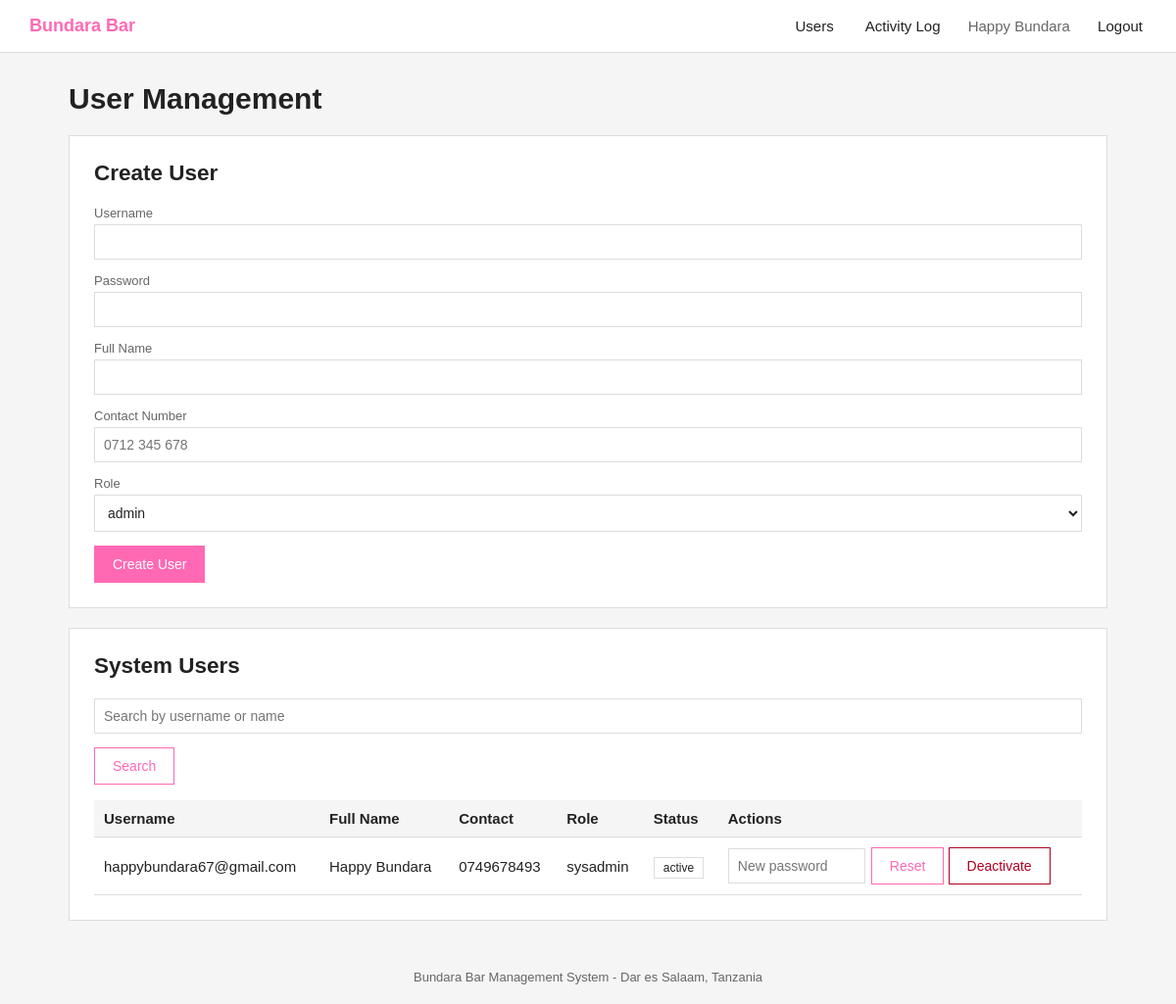
/sysadmin/users.php (signed in), run on the app's committed database.
### tables this page shows
CREATE TABLE users (
    id INT AUTO_INCREMENT PRIMARY KEY,
    username VARCHAR(50) NOT NULL UNIQUE,
    password_hash VARCHAR(255) NOT NULL,
    full_name VARCHAR(100) NOT NULL,
    contact_encrypted TEXT,
    role_id INT NOT NULL,
    status ENUM('active', 'inactive') NOT NULL DEFAULT 'active',
    created_at DATETIME NOT NULL,
    FOREIGN KEY (role_id) REFERENCES roles(id)
);

CREATE TABLE roles (
    id INT AUTO_INCREMENT PRIMARY KEY,
    role_name VARCHAR(50) NOT NULL UNIQUE
);

### config/Database.php (called while the page is built)
<?php
class Database
{
    private static ?Database $instance = null;
    private PDO $connection;
    private function __construct()
    {
        try {
            $this->connection = new PDO(
                'mysql:host=' . DB_HOST . ';dbname=' . DB_NAME . ';charset=utf8mb4',
                DB_USER,
                DB_PASS,
                [
                    PDO::ATTR_ERRMODE => PDO::ERRMODE_EXCEPTION,
                    PDO::ATTR_DEFAULT_FETCH_MODE => PDO::FETCH_ASSOC,
                    PDO::ATTR_EMULATE_PREPARES => false,
                ]
            );
        } catch (PDOException $e) {
            die('Database connection failed: ' . $e->getMessage());
        }
    }
    public static function getInstance(): Database
    {
        if (self::$instance === null) {
            self::$instance = new self();
        }
        return self::$instance;
    }
    public function getConnection(): PDO
    {
        return $this->connection;
    }
}

### classes/Model.php (called while the page is built, shortened)
<?php
require_once __DIR__ . '/../config/Database.php';
abstract class Model
{
    public function __construct()
    {
        $this->db = Database::getInstance()->getConnection();
    }
}

### classes/User.php (called while the page is built, shortened)
<?php
require_once __DIR__ . '/Model.php';
require_once __DIR__ . '/Security.php';
class User extends Model
{
    public function getAll(): array
    {
        $stmt = $this->db->query(
            'SELECT u.id, u.username, u.full_name, u.contact_encrypted, r.role_name, u.status, u.created_at
             FROM users u
             JOIN roles r ON u.role_id = r.id
             ORDER BY u.created_at DESC'
        );
        return $this->decryptContact($stmt->fetchAll());
    }
    public function getRoles(): array
    {
        $stmt = $this->db->query('SELECT * FROM roles ORDER BY id');
        return $stmt->fetchAll();
    }
    private function decryptContact(array $users): array
    {
        return $users;
    }
}

### includes/functions.php (called while the page is built, shortened)
<?php
function e(?string $value): string
{
    return htmlspecialchars($value ?? '', ENT_QUOTES, 'UTF-8');
}

### classes/Security.php (called while the page is built, shortened)
<?php
class Security
{
    private static function getKey(): string
    {
        return hash('sha256', ENCRYPTION_KEY, true);
    }
    public static function decrypt(?string $cipherText): ?string
    {
        $raw = base64_decode($cipherText);
        $ivLength = openssl_cipher_iv_length(self::CIPHER);
        $iv = substr($raw, 0, $ivLength);
        $encrypted = substr($raw, $ivLength);
        $result = openssl_decrypt($encrypted, self::CIPHER, self::getKey(), OPENSSL_RAW_DATA, $iv);
        return $result === false ? null : $result;
    }
}

### sysadmin/users.php (the view, shortened to what this page needs)
<?php
require_once __DIR__ . '/../includes/functions.php';
require_once __DIR__ . '/../classes/User.php';
$userModel = new User();
$search = trim($_GET['q'] ?? '');
$users = $search !== '' ? $userModel->search($search) : $userModel->getAll();
$roles = $userModel->getRoles();
require_once __DIR__ . '/../includes/header.php';
?>
<h1 class="page-title">User Management</h1>
<div class="card">
    <h2 class="page-title">Create User</h2>
    <form action="<?= BASE_URL ?>/sysadmin/process_users.php" method="POST">
        <label for="username">Username</label>
        <input type="text" id="username" name="username" required>
        <label for="password">Password</label>
        <input type="password" id="password" name="password" required>
        <label for="full_name">Full Name</label>
        <input type="text" id="full_name" name="full_name" required>
        <label for="contact">Contact Number</label>
        <input type="text" id="contact" name="contact" placeholder="0712 345 678">
        <label for="role_id">Role</label>
        <select id="role_id" name="role_id" required>
            <?php foreach ($roles as $role): ?>
                <option value="<?= (int) $role['id'] ?>"><?= e($role['role_name']) ?></option>
            <?php endforeach; ?>
        </select>
        <button type="submit" class="btn-primary">Create User</button>
    </form>
</div>
<div class="card">
    <h2 class="page-title">System Users</h2>
    <form action="<?= BASE_URL ?>/sysadmin/users.php" method="GET" style="margin-bottom:1rem;">
        <input type="text" name="q" placeholder="Search by username or name" value="<?= e($search) ?>">
        <button type="submit" class="btn">Search</button>
    </form>
    <table>
        <tr>
            <th>Username</th>
            <th>Full Name</th>
            <th>Contact</th>
            <th>Role</th>
            <th>Status</th>
            <th>Actions</th>
        </tr>
        <?php foreach ($users as $user): ?>
            <tr>
                <td><?= e($user['username']) ?></td>
                <td><?= e($user['full_name']) ?></td>
                <td><?= e($user['contact'] ?? '-') ?></td>
                <td><?= e($user['role_name']) ?></td>
                <td><span class="badge"><?= e($user['status']) ?></span></td>
                <td class="actions">
                    <form action="<?= BASE_URL ?>/sysadmin/process_users.php" method="POST" style="display:inline-flex; gap:6px; align-items:center;">
                        <input type="password" name="new_password" placeholder="New password" required style="width:140px; margin-bottom:0;">
                        <button type="submit" class="btn">Reset</button>
                    </form>
                    <form action="<?= BASE_URL ?>/sysadmin/process_users.php" method="POST" onsubmit="return confirm('Deactivate this user?');">
                        <button type="submit" class="btn-danger">Deactivate</button>
                    </form>
                </td>
            </tr>
        <?php endforeach; ?>
    </table>
</div>
<?php require_once __DIR__ . '/../includes/footer.php'; ?>

### assets/css/style.css (style rules this page uses)
:root { --bg: #ffffff; --bg-alt: #f5f5f5; --text: #222222; --text-light: #666666; --border: #dddddd; --pink: #FF69B4; }
* { box-sizing: border-box; }
body { margin: 0; padding: 0; font-family: Arial, Helvetica, sans-serif; background-color: var(--bg-alt); color: var(--text); font-size: 15px; }
.container, .card { background-color: var(--bg); border: 1px solid var(--border); padding: 25px; margin-bottom: 20px; }
.page-title { margin-top: 0; margin-bottom: 20px; }
table { width: 100%; border-collapse: collapse; margin-top: 10px; }
th, td { text-align: left; padding: 10px; border-bottom: 1px solid var(--border); }
th { background-color: var(--bg-alt); font-weight: bold; }
button, .btn { background-color: var(--bg); border: 1px solid var(--pink); color: var(--pink); padding: 10px 18px; font-size: 14px; cursor: pointer; transition: all 0.2s ease; }
.btn-primary { background-color: var(--pink); color: var(--bg); border-color: var(--pink); }
.btn-danger { color: #b00020; border-color: #b00020; }
label { display: block; font-size: 13px; color: var(--text-light); margin-bottom: 4px; }
input, select { width: 100%; padding: 9px; border: 1px solid var(--border); margin-bottom: 14px; font-size: 14px; background-color: var(--bg); color: var(--text); }
.badge { padding: 3px 9px; font-size: 12px; border: 1px solid var(--border); }
.actions form { display: inline; }

### data on the page
users: username "happybundara67@gmail.com", full_name "Happy Bundara", contact "0749678493", role.role_name "sysadmin", status "active"

### other printed values
$_SESSION['full_name'] "Happy Bundara"
APP_NAME "Bundara Bar Management System"
form field role_id "admin"
